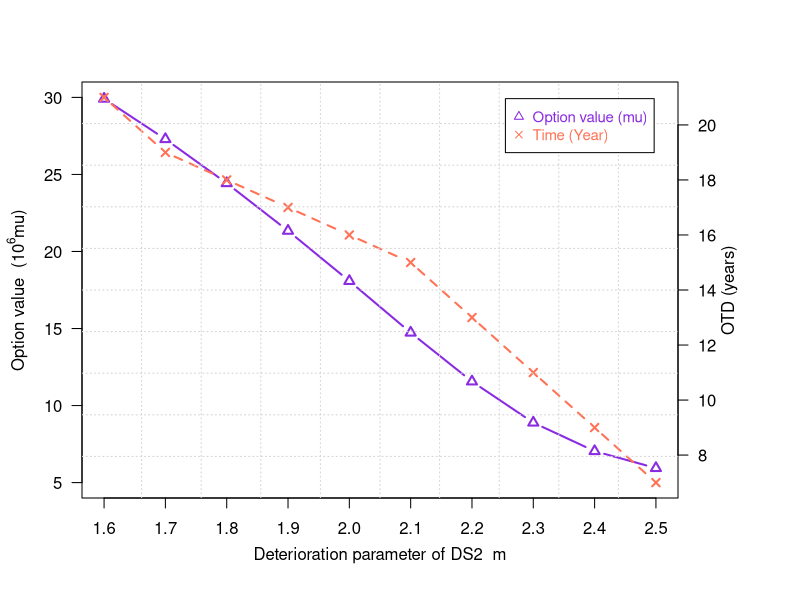

This figure's R source:
data=read.csv("SA-m.csv", header=T)
scalefactor=1000000
## add extra space to right margin of plot within frame
par(mar=c(5, 4, 4, 6) + 0.1)

## Plot first set of data and draw its axis
plot(data$m, data$Extra, pch=2, axes=FALSE, ylim=c(5,30), xlab="", ylab="", 
     type="b",col="blueviolet", lwd=2)
axis(2, ylim=c(0,2),col="black",las=1)  ## las=1 makes horizontal labels
mtext(expression(paste("Option value  (", 10^6, "mu)")),side=2,col="black",line=2.5)
box()

## Allow a second plot on the same graph
par(new=TRUE)

## Plot the second plot and put axis scale on right
plot(data$m, data$Time, pch=4,  xlab="", ylab="", ylim=c(7,21), 
     axes=FALSE, type="b", col="coral1",lwd=2,lty=2)
## a little farther out (line=4) to make room for labels
mtext("OTD (years)",side=4,col="black",line=2) 
axis(4, ylim=c(0,20), col="black",col.axis="black",las=1)

## Draw the time axis
axis(1,pretty(range(data$m),10))
mtext(expression(paste("Deterioration parameter of DS2  ", m)),side=1,col="black",line=2.5)  
grid(10, 10, col = "lightgray", lty = "dotted",lwd = par("lwd"), equilogs = TRUE)
## Add Legend
legend("topright",inset=.04,legend=c("Option value (mu)","Time (Year)"),
       text.col=c("blueviolet","coral1"),pch=c(2,4),col=c("blueviolet","coral1"),horiz=F,cex=0.9)